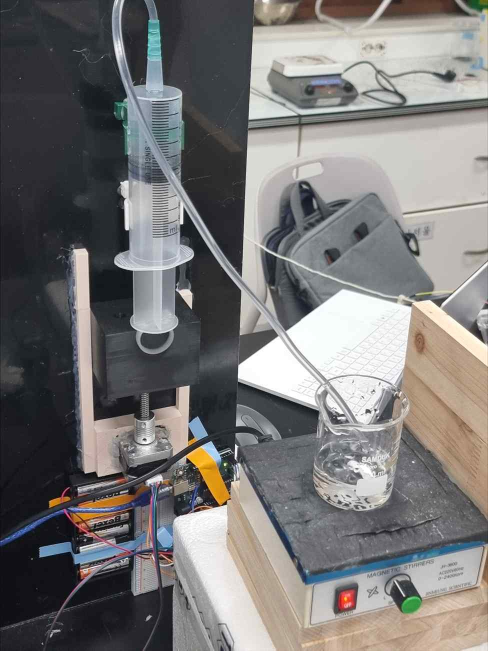
#> input picture docs/report_assets/wet_titration_setup.jpg, 976 x 1301 px (shown at 1/2 size)
$ python make_jagyeokru_comparison_visual.py
#> lines starting #> are read from the running program, lines starting #| are printed output that depends on the picture
#!/usr/bin/env python3
"""Create a poster-ready Jagyeokru vs smart titrator comparison visual."""

from __future__ import annotations

import os
import shutil
from pathlib import Path

os.environ.setdefault("MPLCONFIGDIR", "/tmp/auto-titration-jagyeokru-mpl")

import matplotlib.pyplot as plt
import numpy as np
from matplotlib import font_manager
from matplotlib.patches import Circle, Ellipse, FancyArrowPatch, FancyBboxPatch, Polygon, Rectangle
from PIL import Image, ImageOps

ROOT = Path(__file__).resolve().parents[1]
OUTPUT = ROOT / "dist/자격루_스마트적정기_원리비교_2026-08-28.png"
DEVICE_PHOTO = ROOT / "docs/report_assets/wet_titration_setup.jpg"
FONT_REGULAR = Path("/home/jio/.local/share/fonts/Pretendard/Pretendard-Regular.ttf")
FONT_BOLD = Path("/home/jio/.local/share/fonts/Pretendard/Pretendard-Bold.otf")

INK = "#14212B"
MUTED = "#5F6B73"
PAPER = "#F5F7F7"
CARD = "#FFFFFF"
LINE = "#D5DDE1"
BLUE = "#1F5EA8"
BLUE_SOFT = "#EAF1F8"
ORANGE = "#C86519"
ORANGE_SOFT = "#F8EEE6"
GREEN = "#197451"
GREEN_SOFT = "#E8F2ED"
BRONZE = "#A8753A"
BRONZE_DARK = "#74502C"
BRONZE_LIGHT = "#D7B074"


def setup_fonts() -> None:
    for path in (FONT_REGULAR, FONT_BOLD):
        if path.is_file():
            font_manager.fontManager.addfont(path)
    plt.rcParams.update({
        "font.family": "Pretendard",
        "text.color": INK,
        "svg.fonttype": "none",
        "figure.facecolor": PAPER,
    })


def rounded_panel(axis, x, y, w, h, *, edge, face=CARD, linewidth=1.6, radius=0.025):
    patch = FancyBboxPatch(
        (x, y), w, h,
        boxstyle=f"round,pad=0.012,rounding_size={radius}",
        facecolor=face, edgecolor=edge, linewidth=linewidth,
    )
    axis.add_patch(patch)
    return patch


def arrow(axis, start, end, *, color=MUTED, width=1.6, scale=19):
    axis.add_patch(FancyArrowPatch(
        start, end, arrowstyle="-|>", mutation_scale=scale,
        linewidth=width, color=color, shrinkA=0, shrinkB=0,
    ))


def draw_water_drop(axis, x, y, size=0.018, color=BLUE):
    points = np.array([
        [x, y + size * 1.5],
        [x - size, y],
        [x - size * 0.72, y - size * 0.75],
        [x, y - size * 1.05],
        [x + size * 0.72, y - size * 0.75],
        [x + size, y],
    ])
    axis.add_patch(Polygon(points, closed=True, facecolor=color, edgecolor="white", linewidth=0.8))


def draw_vessel(axis, cx, cy, width, height):
    axis.add_patch(Rectangle(
        (cx - width * 0.42, cy - height * 0.50),
        width * 0.84, height * 0.73,
        facecolor=BRONZE, edgecolor=BRONZE_DARK, linewidth=1.4,
    ))
    axis.add_patch(Ellipse(
        (cx, cy + height * 0.23), width, height * 0.36,
        facecolor=BRONZE_LIGHT, edgecolor=BRONZE_DARK, linewidth=1.4,
    ))
    axis.add_patch(Ellipse(
        (cx, cy + height * 0.23), width * 0.78, height * 0.19,
        facecolor="#A9D6E9", edgecolor=BLUE, linewidth=1.0,
    ))
    axis.add_patch(Rectangle(
        (cx - width * 0.06, cy - height * 0.72),
        width * 0.12, height * 0.22,
        facecolor=BRONZE_DARK, edgecolor=BRONZE_DARK,
    ))


def draw_jagyeokru(axis):
    # Three linked water vessels and a simplified float-trigger tower.
    draw_vessel(axis, 0.155, 0.650, 0.145, 0.115)
    draw_vessel(axis, 0.215, 0.510, 0.165, 0.125)
    draw_vessel(axis, 0.285, 0.365, 0.190, 0.140)
    for x, y in ((0.185, 0.575), (0.250, 0.433)):
        axis.plot([x, x + 0.025], [y, y - 0.045], color=BLUE, linewidth=2.5)
        draw_water_drop(axis, x + 0.030, y - 0.062, size=0.009)

    # Trigger tower and bell.
    axis.add_patch(FancyBboxPatch(
        (0.335, 0.335), 0.075, 0.330,
        boxstyle="round,pad=0.006,rounding_size=0.012",
        facecolor="#E7D5B8", edgecolor=BRONZE_DARK, linewidth=1.4,
    ))
    axis.plot([0.372, 0.372], [0.385, 0.590], color=BRONZE_DARK, linewidth=2.0)
    axis.add_patch(Circle((0.372, 0.425), 0.017, facecolor=BLUE_SOFT, edgecolor=BLUE, linewidth=1.2))
    axis.add_patch(Polygon(
        [[0.347, 0.625], [0.397, 0.625], [0.388, 0.675], [0.356, 0.675]],
        closed=True, facecolor=BRONZE_LIGHT, edgecolor=BRONZE_DARK, linewidth=1.3,
    ))
    axis.plot([0.372, 0.372], [0.590, 0.625], color=BRONZE_DARK, linewidth=1.6)
    arrow(axis, (0.305, 0.405), (0.352, 0.445), color=GREEN, width=1.8, scale=20)


def device_photo_array() -> np.ndarray:
    photo = Image.open(DEVICE_PHOTO).convert("RGB")
#> photo is the input picture: PIL image 976x1301 RGB; mean R, G, B 120.6, 118.9, 118.3
    # Keep pump, tubing, beaker and stirrer; remove most laboratory clutter.
    photo = photo.crop((0, 0, 880, 1280))
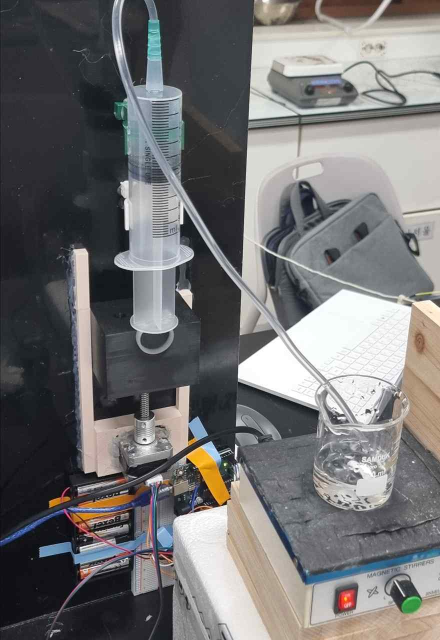
#> photo: PIL image 880x1280 RGB (shown at 1/2 size); mean R, G, B 114.8, 114.1, 114.6
    photo = ImageOps.fit(photo, (1200, 850), method=Image.Resampling.LANCZOS, centering=(0.48, 0.52))
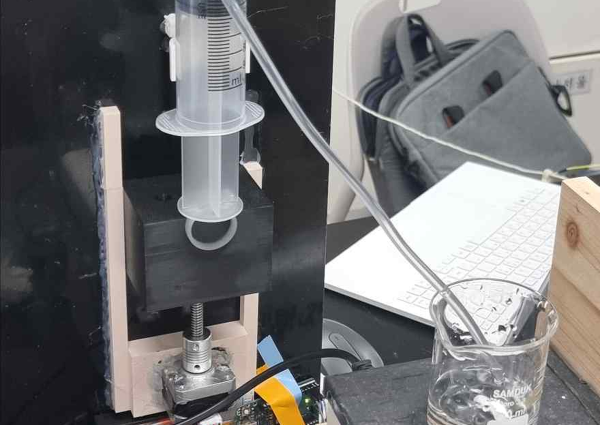
#> photo: PIL image 1200x850 RGB (shown at 1/2 size); mean R, G, B 115.4, 115.2, 116.1
    return np.asarray(photo)


def step_chip(axis, x, y, w, text, *, color, fill):
    rounded_panel(axis, x, y, w, 0.085, edge=color, face=fill, linewidth=1.2, radius=0.018)
    axis.text(x + w / 2, y + 0.043, text, ha="center", va="center", fontsize=10.8, fontweight="bold")


def build(target: Path = OUTPUT) -> None:
    setup_fonts()
    fig, axis = plt.subplots(figsize=(12.0, 6.2), constrained_layout=True)
    axis.set_xlim(0, 1)
    axis.set_ylim(0, 1)
    axis.axis("off")
    fig.patch.set_facecolor(PAPER)

    rounded_panel(axis, 0.025, 0.080, 0.445, 0.855, edge=BLUE, face=CARD, linewidth=1.8, radius=0.028)
    rounded_panel(axis, 0.530, 0.080, 0.445, 0.855, edge=GREEN, face=CARD, linewidth=1.8, radius=0.028)

    axis.text(0.060, 0.875, "자격루", fontsize=23, fontweight="bold", color=INK)
    axis.text(0.060, 0.835, "일정한 물의 흐름으로 시간을 읽다", fontsize=12.5, color=MUTED)
    axis.text(0.565, 0.875, "비접촉 스마트 적정기", fontsize=23, fontweight="bold", color=INK)
    axis.text(0.565, 0.835, "일정한 주입과 센서 변화로 당량점을 읽다", fontsize=12.5, color=MUTED)

    draw_jagyeokru(axis)

    # Device photo clipped inside a clean rounded viewport.
    photo_extent = (0.565, 0.940, 0.340, 0.785)
    photo = axis.imshow(device_photo_array(), extent=photo_extent, zorder=1, aspect="auto")
    clip = FancyBboxPatch(
        (photo_extent[0], photo_extent[2]),
        photo_extent[1] - photo_extent[0], photo_extent[3] - photo_extent[2],
        boxstyle="round,pad=0.002,rounding_size=0.022",
        transform=axis.transData,
    )
    photo.set_clip_path(clip)
    axis.add_patch(FancyBboxPatch(
        (photo_extent[0], photo_extent[2]),
        photo_extent[1] - photo_extent[0], photo_extent[3] - photo_extent[2],
        boxstyle="round,pad=0.002,rounding_size=0.022",
        facecolor="none", edgecolor=GREEN, linewidth=1.4, zorder=3,
    ))

    # Sensor badges on the device image.
    rounded_panel(axis, 0.585, 0.705, 0.115, 0.052, edge=BLUE, face=BLUE_SOFT, linewidth=1.1, radius=0.012)
    axis.text(0.642, 0.731, "색상 카메라", ha="center", va="center", fontsize=9.8, fontweight="bold", color=BLUE)
    rounded_panel(axis, 0.805, 0.705, 0.115, 0.052, edge=ORANGE, face=ORANGE_SOFT, linewidth=1.1, radius=0.012)
    axis.text(0.862, 0.731, "열화상 카메라", ha="center", va="center", fontsize=9.8, fontweight="bold", color=ORANGE)

    # Four-stage comparisons.
    left_steps = ["물의 일정한 흐름", "누적 물의 양", "경과 시간", "시각 알림"]
    right_steps = ["빠른 연속 주입", "누적 주입량", "접근 신호 감지", "미세 주입·정지"]
    x_left = [0.050, 0.150, 0.250, 0.350]
    x_right = [0.555, 0.655, 0.755, 0.855]
    for i, (x, text) in enumerate(zip(x_left, left_steps)):
        step_chip(axis, x, 0.180, 0.090, text, color=BLUE, fill=BLUE_SOFT)
        if i < 3:
            arrow(axis, (x + 0.090, 0.222), (x_left[i + 1], 0.222), color=MUTED, width=1.2, scale=14)
    for i, (x, text) in enumerate(zip(x_right, right_steps)):
        color = ORANGE if i == 2 else GREEN
        fill = ORANGE_SOFT if i == 2 else GREEN_SOFT
        step_chip(axis, x, 0.180, 0.090, text, color=color, fill=fill)
        if i < 3:
            arrow(axis, (x + 0.090, 0.222), (x_right[i + 1], 0.222), color=MUTED, width=1.2, scale=14)

    # Shared principle band.
    rounded_panel(axis, 0.205, 0.020, 0.590, 0.082, edge=INK, face=INK, linewidth=0, radius=0.020)
    axis.text(0.500, 0.061, "공통 원리  ·  일정한 흐름을 액체량으로 환산하여 상태를 판단", ha="center", va="center", fontsize=14.5, fontweight="bold", color="white")

    target.parent.mkdir(parents=True, exist_ok=True)
    fig.savefig(target, dpi=300, bbox_inches="tight", pad_inches=0.08, facecolor=PAPER)
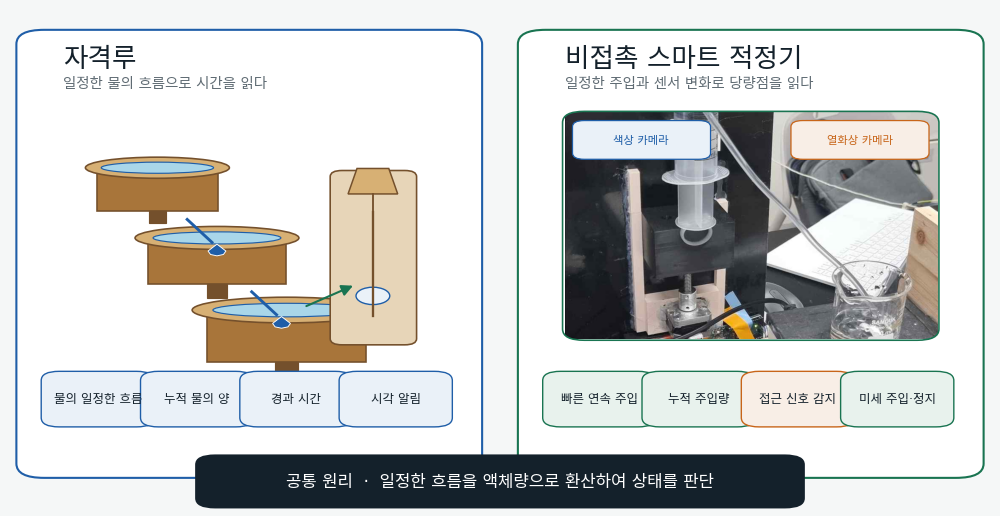
#> figure drawn by matplotlib, 1 panel
    fig.savefig(target.with_suffix(".svg"), bbox_inches="tight", pad_inches=0.08, facecolor=PAPER)
    plt.close(fig)

    caption = target.with_name(target.stem + "_caption.txt")
    caption.write_text(
        "자격루와 비접촉 스마트 적정기의 원리 비교. 자격루는 일정한 물의 흐름과 누적량을 시간 및 시각 알림으로 연결한다. 본 장치는 적정액을 연속 주입하다가 색상·열화상 변화로 종말점 접근을 감지하면 미세 주입과 안정화·재판정을 반복한 뒤 정지하도록 구성하였다.\n",
        encoding="utf-8",
    )

    windows_dist = Path("/mnt/c/Users/Jio/Downloads/auto_titration/dist")
    if windows_dist.is_dir():
        shutil.copy2(target, windows_dist / target.name)
        shutil.copy2(target.with_suffix(".svg"), windows_dist / target.with_suffix(".svg").name)
        shutil.copy2(caption, windows_dist / caption.name)


def main() -> int:
    build()
    print(OUTPUT)
    return 0


if __name__ == "__main__":
    raise SystemExit(main())
#> (the program exits here)

$ run again, with docs/report_assets/syringe_pump_completed.jpg copied over docs/report_assets/wet_titration_setup.jpg
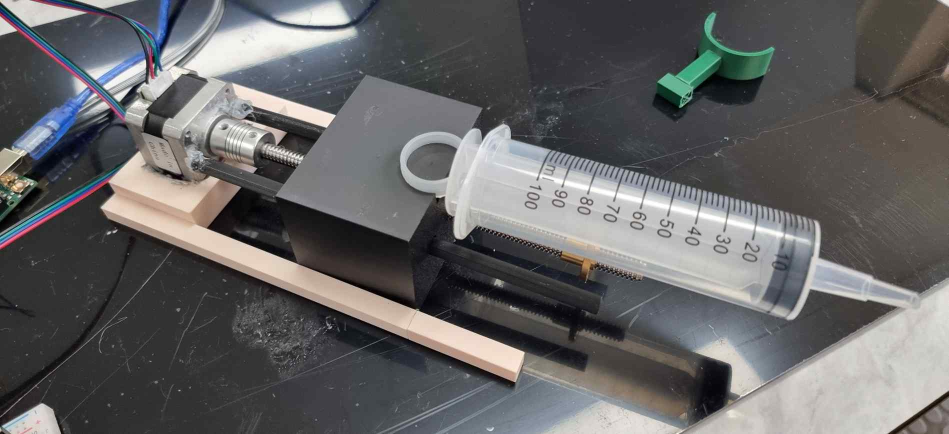
#> input picture docs/report_assets/syringe_pump_completed.jpg, 1897 x 868 px (shown at 1/2 size)
#> in device_photo_array, photo is the input picture: PIL image 1897x868 RGB; mean R, G, B 100.4, 99.9, 100.5
#> in device_photo_array, `photo = ImageOps.fit(photo, (1200, 850), method=Image.Resampling.LANCZ..`:
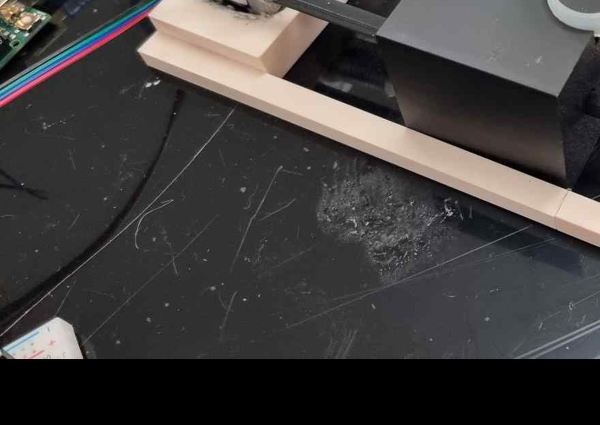
#> photo: PIL image 1200x850 RGB (shown at 1/2 size); mean R, G, B 64.8, 62.2, 61.4
#> in build, `fig.savefig(target, dpi=300, bbox_inches="tight", pad_inches=0.08, fac..`:
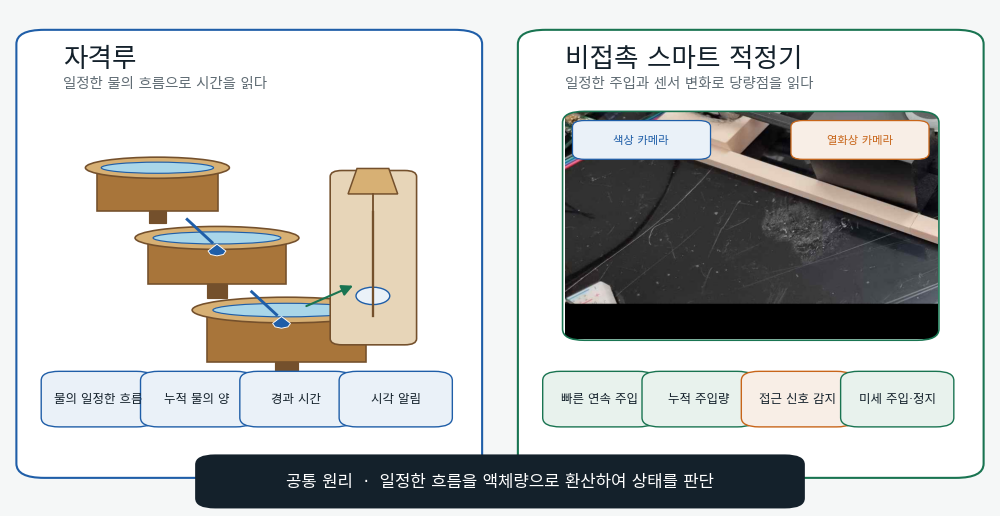
#> figure drawn by matplotlib, 1 panel
